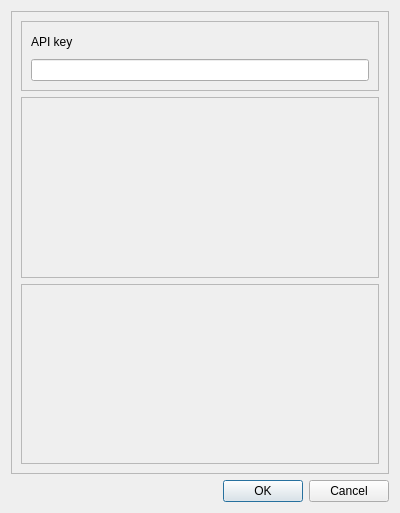
<?xml version="1.0" encoding="UTF-8"?>
<ui version="4.0">
 <class>Preferences</class>
 <widget class="QDialog" name="Preferences">
  <property name="geometry">
   <rect>
    <x>0</x>
    <y>0</y>
    <width>400</width>
    <height>513</height>
   </rect>
  </property>
  <property name="windowTitle">
   <string>Preferences</string>
  </property>
  <layout class="QVBoxLayout" name="verticalLayout">
   <item>
    <widget class="QFrame" name="preferencesFrame">
     <property name="frameShape">
      <enum>QFrame::Shape::StyledPanel</enum>
     </property>
     <property name="frameShadow">
      <enum>QFrame::Shadow::Raised</enum>
     </property>
     <layout class="QVBoxLayout" name="verticalLayout_3">
      <item>
       <widget class="QFrame" name="preference1Frame">
        <property name="maximumSize">
         <size>
          <width>16777215</width>
          <height>70</height>
         </size>
        </property>
        <property name="frameShape">
         <enum>QFrame::Shape::StyledPanel</enum>
        </property>
        <property name="frameShadow">
         <enum>QFrame::Shadow::Raised</enum>
        </property>
        <layout class="QVBoxLayout" name="verticalLayout_2">
         <item>
          <widget class="QLabel" name="P1label">
           <property name="text">
            <string>API key</string>
           </property>
          </widget>
         </item>
         <item>
          <widget class="QLineEdit" name="P1LineEdit"/>
         </item>
        </layout>
       </widget>
      </item>
      <item>
       <widget class="QFrame" name="preference2Frame">
        <property name="frameShape">
         <enum>QFrame::Shape::StyledPanel</enum>
        </property>
        <property name="frameShadow">
         <enum>QFrame::Shadow::Raised</enum>
        </property>
       </widget>
      </item>
      <item>
       <widget class="QFrame" name="preference3Frame">
        <property name="frameShape">
         <enum>QFrame::Shape::StyledPanel</enum>
        </property>
        <property name="frameShadow">
         <enum>QFrame::Shadow::Raised</enum>
        </property>
       </widget>
      </item>
     </layout>
    </widget>
   </item>
   <item>
    <widget class="QDialogButtonBox" name="buttonBox">
     <property name="orientation">
      <enum>Qt::Orientation::Horizontal</enum>
     </property>
     <property name="standardButtons">
      <set>QDialogButtonBox::StandardButton::Cancel|QDialogButtonBox::StandardButton::Ok</set>
     </property>
     <property name="centerButtons">
      <bool>false</bool>
     </property>
    </widget>
   </item>
  </layout>
 </widget>
 <resources/>
 <connections>
  <connection>
   <sender>buttonBox</sender>
   <signal>accepted()</signal>
   <receiver>Preferences</receiver>
   <slot>accept()</slot>
   <hints>
    <hint type="sourcelabel">
     <x>248</x>
     <y>254</y>
    </hint>
    <hint type="destinationlabel">
     <x>157</x>
     <y>274</y>
    </hint>
   </hints>
  </connection>
  <connection>
   <sender>buttonBox</sender>
   <signal>rejected()</signal>
   <receiver>Preferences</receiver>
   <slot>reject()</slot>
   <hints>
    <hint type="sourcelabel">
     <x>316</x>
     <y>260</y>
    </hint>
    <hint type="destinationlabel">
     <x>286</x>
     <y>274</y>
    </hint>
   </hints>
  </connection>
 </connections>
</ui>
